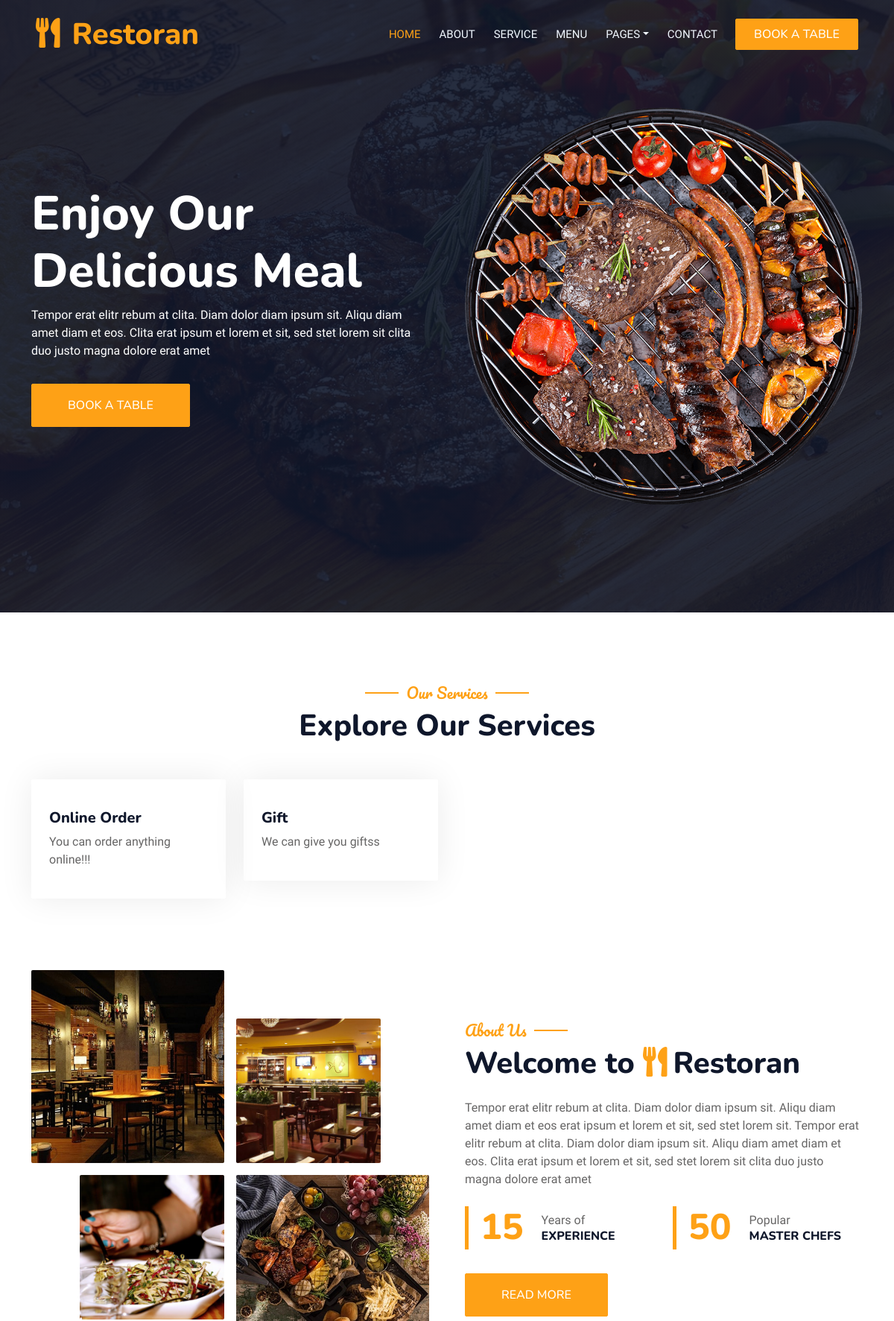
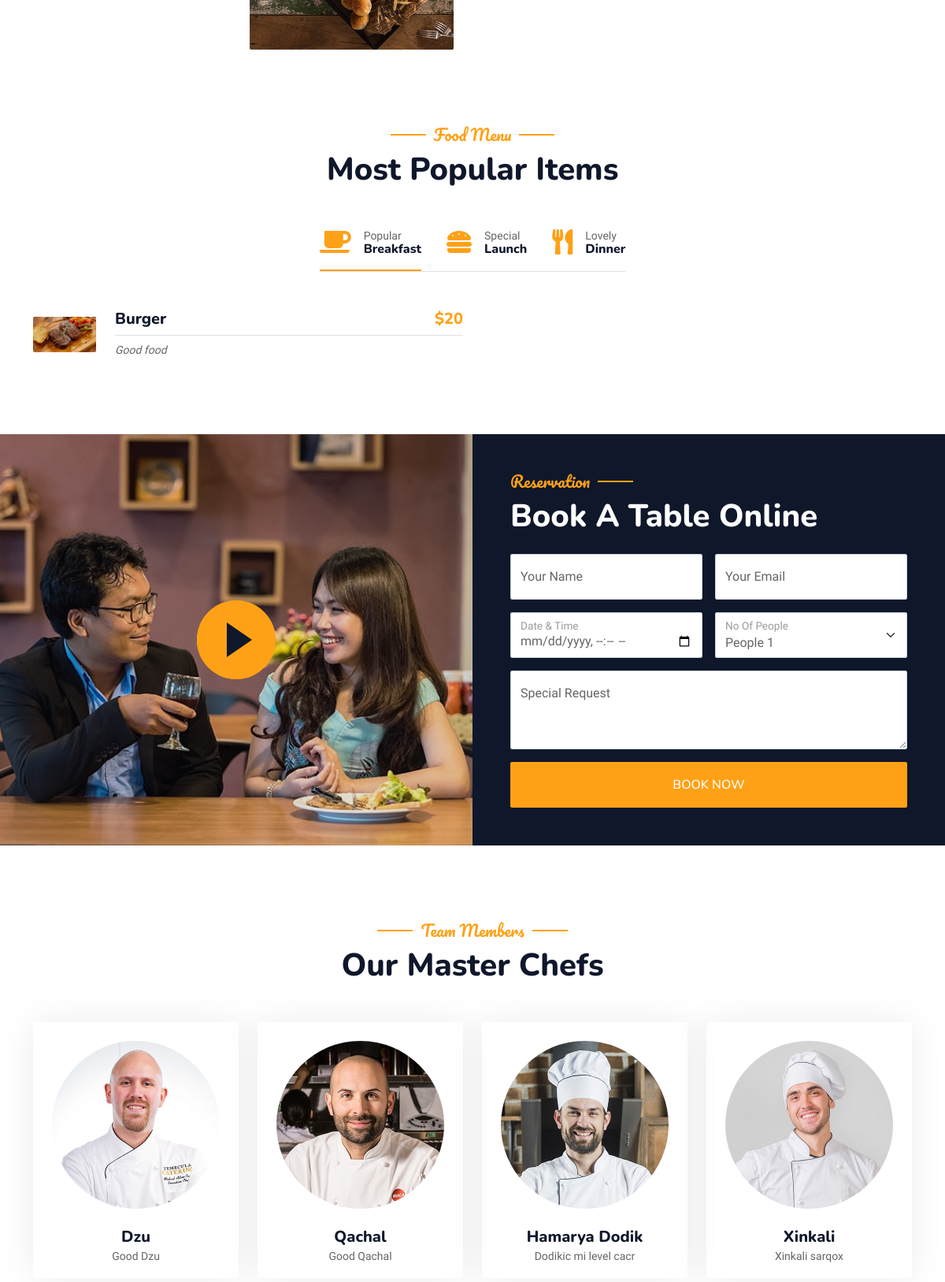
The page / (upper part) on the database its author committed (2 pictures, top to bottom).
### main/models.py (models this page shows, shortened)
class Index(models.Model):
    first_line = models.CharField('First line', max_length=50)
    second_line = models.CharField('Second line', max_length=50)
    description = models.TextField('Description')
    button = models.CharField('Button', max_length=50)
    image = models.ImageField('Image', upload_to='index')

class Service(models.Model):
    icon_name = models.CharField('Icon name', max_length=50)
    name = models.CharField('Name', max_length=50)
    description = models.TextField('Description')

class About(models.Model):
    experience = models.PositiveIntegerField('Years Of Experience')
    master_chefs = models.PositiveIntegerField('Popular Master Chefs')
    description = models.TextField('Description')
    image_1 = models.ImageField('Image 1')
    image_2 = models.ImageField('Image 2')
    image_3 = models.ImageField('Image 3')
    image_4 = models.ImageField('Image 4')

class Menu(models.Model):
    TYPE_CHOICE = (
        ('Breakfast', 'Breakfast'),
        ('Launch', 'Launch'),
        ('Dinner', 'Dinner')
    )
    name = models.CharField('Food name', max_length=50)
    image = models.ImageField('Food image')
    description = models.TextField('Description')
    price = models.PositiveIntegerField('Price')
    type = models.CharField('Type', choices=TYPE_CHOICE, max_length=30)

class Team(models.Model):
    name = models.CharField('Name', max_length=50)
    image = models.ImageField('Image')
    description = models.TextField('Description')

### main/views.py (the view, shortened to what this page needs)
# urls.py: path('', views.index, name='index'),
def index(request):
    index = Index.objects.all().first()
    about = About.objects.all().first()
    menu_list = Menu.objects.all()
    services = Service.objects.all()
    chefs = Team.objects.all()
    testimonials = Testimonial.objects.all()
    return render(request, 'main/index.html', context={
        'index': index,
        'about': about,
        'menu_list': menu_list,
        'services': services,
        'chefs': chefs,
        'testimonials': testimonials
    })

### main/templates/main/index.html (shortened to what this page needs)
{% extends 'base.html' %}
{% load heroicons %}
{% block div %}
    <div class="row align-items-center g-5">
        <div class="col-lg-6 text-center text-lg-start">
            <h1 class="display-3 text-white animated slideInLeft">{{ index.first_line }}<br>{{ index.second_line }}</h1>
            <p class="text-white animated slideInLeft mb-4 pb-2">{{ index.description }}</p>
            <a href="{% url 'booking' %}" class="btn btn-primary py-sm-3 px-sm-5 me-3 animated slideInLeft">{{ index.button }}</a>
        </div>
        <div class="col-lg-6 text-center text-lg-end overflow-hidden">
            <img src="{{ index.image.url }}" class="img-fluid" >
        </div>
    </div>
{% endblock %}
{% block content %}
        <div class="container-xxl py-5">
            <div class="container">
                <div class="text-center wow fadeInUp" data-wow-delay="0.1s">
                    <h5 class="section-title ff-secondary text-center text-primary fw-normal">Our Services</h5>
                    <h1 class="mb-5">Explore Our Services</h1>
                </div>
                <div class="row g-4">
                    {% for service in services %}
                        <div class="col-lg-3 col-sm-6 wow fadeInUp" data-wow-delay="0.1s">
                            <div class="service-item rounded pt-3">
                                <div class="p-4">
                                    <h5>{{ service.name }}</h5>
                                    <p>{{ service.description }}</p>
                                </div>
                            </div>
                        </div>
                    {% endfor %}
                </div>
            </div>
        </div>
        <div class="container-xxl py-5">
            <div class="container">
                <div class="row g-5 align-items-center">
                    <div class="col-lg-6">
                        <div class="row g-3">
                            <div class="col-6 text-start">
                                <img class="img-fluid rounded w-100 wow zoomIn" data-wow-delay="0.1s" src="{{ about.image_1.url }}">
                            </div>
                            <div class="col-6 text-start">
                                <img class="img-fluid rounded w-75 wow zoomIn" data-wow-delay="0.3s" src="{{ about.image_2.url }}" style="margin-top: 25%;">
                            </div>
                            <div class="col-6 text-end">
                                <img class="img-fluid rounded w-75 wow zoomIn" data-wow-delay="0.5s" src="{{ about.image_3.url }}">
                            </div>
                            <div class="col-6 text-end">
                                <img class="img-fluid rounded w-100 wow zoomIn" data-wow-delay="0.7s" src="{{ about.image_4.url }}">
                            </div>
                        </div>
                    </div>
                    <div class="col-lg-6">
                        <h5 class="section-title ff-secondary text-start text-primary fw-normal">About Us</h5>
                        <h1 class="mb-4">Welcome to <i class="fa fa-utensils text-primary me-2"></i>Restoran</h1>
                        <p class="mb-4">{{ about.description }}</p>
                        <div class="row g-4 mb-4">
                            <div class="col-sm-6">
                                <div class="d-flex align-items-center border-start border-5 border-primary px-3">
                                    <h1 class="flex-shrink-0 display-5 text-primary mb-0" data-toggle="counter-up">{{ about.experience }}</h1>
                                    <div class="ps-4">
                                        <p class="mb-0">Years of</p>
                                        <h6 class="text-uppercase mb-0">Experience</h6>
                                    </div>
                                </div>
                            </div>
                            <div class="col-sm-6">
                                <div class="d-flex align-items-center border-start border-5 border-primary px-3">
                                    <h1 class="flex-shrink-0 display-5 text-primary mb-0" data-toggle="counter-up">{{ about.master_chefs }}</h1>
                                    <div class="ps-4">
                                        <p class="mb-0">Popular</p>
                                        <h6 class="text-uppercase mb-0">Master Chefs</h6>
                                    </div>
                                </div>
                            </div>
                        </div>
                        <a class="btn btn-primary py-3 px-5 mt-2" href="">Read More</a>
                    </div>
                </div>
            </div>
        </div>
        <div class="container-xxl py-5">
            <div class="container">
                <div class="text-center wow fadeInUp" data-wow-delay="0.1s">
                    <h5 class="section-title ff-secondary text-center text-primary fw-normal">Food Menu</h5>
                    <h1 class="mb-5">Most Popular Items</h1>
                </div>
                <div class="tab-class text-center wow fadeInUp" data-wow-delay="0.1s">
                    <ul class="nav nav-pills d-inline-flex justify-content-center border-bottom mb-5">
                        <li class="nav-item">
                            <a class="d-flex align-items-center text-start mx-3 ms-0 pb-3 active" data-bs-toggle="pill" href="#tab-1">
                                <i class="fa fa-coffee fa-2x text-primary"></i>
                                <div class="ps-3">
                                    <small class="text-body">Popular</small>
                                    <h6 class="mt-n1 mb-0">Breakfast</h6>
                                </div>
                            </a>
                        </li>
                        <li class="nav-item">
                            <a class="d-flex align-items-center text-start mx-3 pb-3" data-bs-toggle="pill" href="#tab-2">
                                <i class="fa fa-hamburger fa-2x text-primary"></i>
                                <div class="ps-3">
                                    <small class="text-body">Special</small>
                                    <h6 class="mt-n1 mb-0">Launch</h6>
                                </div>
                            </a>
                        </li>
                        <li class="nav-item">
                            <a class="d-flex align-items-center text-start mx-3 me-0 pb-3" data-bs-toggle="pill" href="#tab-3">
                                <i class="fa fa-utensils fa-2x text-primary"></i>
                                <div class="ps-3">
                                    <small class="text-body">Lovely</small>
                                    <h6 class="mt-n1 mb-0">Dinner</h6>
                                </div>
                            </a>
                        </li>
                    </ul>
                    <div class="tab-content">
                        <div id="tab-1" class="tab-pane fade show p-0 active">
                            <div class="row g-4">
                                {% for food in  menu_list %}
                                    {% if food.type == 'Breakfast' %}
                                        <div class="col-lg-6">
                                            <div class="d-flex align-items-center">
                                                <img class="flex-shrink-0 img-fluid rounded" src="{{ food.image.url }}" alt="" style="width: 80px;">
                                                <div class="w-100 d-flex flex-column text-start ps-4">
                                                    <h5 class="d-flex justify-content-between border-bottom pb-2">
                                                        <span>{{ food.name }}</span>
                                                        <span class="text-primary">${{ food.price }}</span>
                                                    </h5>
                                                    <small class="fst-italic">{{ food.description }}</small>
                                                </div>
                                            </div>
                                        </div>
                                    {% endif %}
                                {% endfor %}
                            </div>
                        </div>
                    </div>
                </div>
            </div>
        </div>
        <div class="container-xxl py-5 px-0 wow fadeInUp" data-wow-delay="0.1s">
            <div class="row g-0">
                <div class="col-md-6">
                    <div class="video">
                        <button type="button" class="btn-play" data-bs-toggle="modal" data-src="https://www.youtube.com/embed/DWRcNpR6Kdc" data-bs-target="#videoModal">
                            <span></span>
                        </button>
                    </div>
                </div>
                <div class="col-md-6 bg-dark d-flex align-items-center">
                    <div class="p-5 wow fadeInUp" data-wow-delay="0.2s">
                        <h5 class="section-title ff-secondary text-start text-primary fw-normal">Reservation</h5>
                        <h1 class="text-white mb-4">Book A Table Online</h1>
                        <form method="post">
                            <div class="row g-3">
                                <div class="col-md-6">
                                    <div class="form-floating">
                                        <input type="text" class="form-control" id="name" placeholder="Your Name" name="name">
                                        <label for="name">Your Name</label>
                                    </div>
                                </div>
                                <div class="col-md-6">
                                    <div class="form-floating">
                                        <input type="email" class="form-control" id="email" placeholder="Your Email" name="email">
                                        <label for="email">Your Email</label>
                                    </div>
                                </div>
                                <div class="col-md-6">
                                    <div class="form-floating date">
                                        <input type="datetime-local" class="form-control" placeholder="Date & Time" name="date">
                                        <label for="datetime">Date & Time</label>
                                    </div>
                                </div>
                                <div class="col-md-6">
                                    <div class="form-floating">
                                        <select class="form-select" id="select1" name="count">
                                          <option value="People 1">People 1</option>
                                        </select>
                                        <label for="select1">No Of People</label>
                                      </div>
                                </div>
                                <div class="col-12">
                                    <div class="form-floating">
                                        <textarea class="form-control" placeholder="Special Request" id="message" style="height: 100px" name="special"></textarea>
                                        <label for="message">Special Request</label>
                                    </div>
                                </div>
                                <div class="col-12">
                                    <button class="btn btn-primary w-100 py-3" type="submit">Book Now</button>
                                </div>
                            </div>
                        </form>
                    </div>
                </div>
            </div>
        </div>
        <div class="container-xxl pt-5 pb-3">
            <div class="container">
                <div class="text-center wow fadeInUp" data-wow-delay="0.1s">
                    <h5 class="section-title ff-secondary text-center text-primary fw-normal">Team Members</h5>
                    <h1 class="mb-5">Our Master Chefs</h1>
                </div>
                <div class="row g-4">
                    {% for chef in chefs %}
                        <div class="col-lg-3 col-md-6 wow fadeInUp" data-wow-delay="0.1s">
                            <div class="team-item text-center rounded overflow-hidden">
                                <div class="rounded-circle overflow-hidden m-4">
                                    <img class="img-fluid" src="{{ chef.image.url }}" alt="">
                                </div>
                                <h5 class="mb-0">{{ chef.name }}</h5>
                                <small>{{ chef.description }}</small>
                            </div>
                        </div>
                    {% endfor %}
                </div>
            </div>
        </div>
        {% endblock %}

### rows shown on the page
Index: first_line "Enjoy Our", second_line "Delicious Meal", description "Tempor erat elitr rebum at clita. Diam dolor diam ipsum sit. Aliqu diam amet diam et eos. Clita erat ipsum et lorem et sit, sed stet lorem sit clita duo justo magna dolore erat amet", button "BOOK A TABLE", image (picture)
Service: name "Online Order", description "You can order anything online!!!"
Service: name "Gift", description "We can give you giftss"
About: image_1 (picture), image_2 (picture), image_3 (picture), image_4 (picture), description "Tempor erat elitr rebum at clita. Diam dolor diam ipsum sit. Aliqu diam amet diam et eos erat ipsum et lorem et sit, sed stet lorem sit. Tempor erat elitr rebum at clita. Diam dolor diam ipsum sit. Aliqu diam amet diam et eos. Clita erat ipsum et lorem et sit, sed stet lorem sit clita duo justo magna dolore erat amet", experience "15", master_chefs "50"
Menu: image (picture), name "Burger", price "20", description "Good food"
Team: image (picture), name "Dzu", description "Good Dzu"
Team: image (picture), name "Qachal", description "Good Qachal"
Team: image (picture), name "Hamarya Dodik", description "Dodikic mi level cacr"
Team: image (picture), name "Xinkali", description "Xinkali sarqox"
